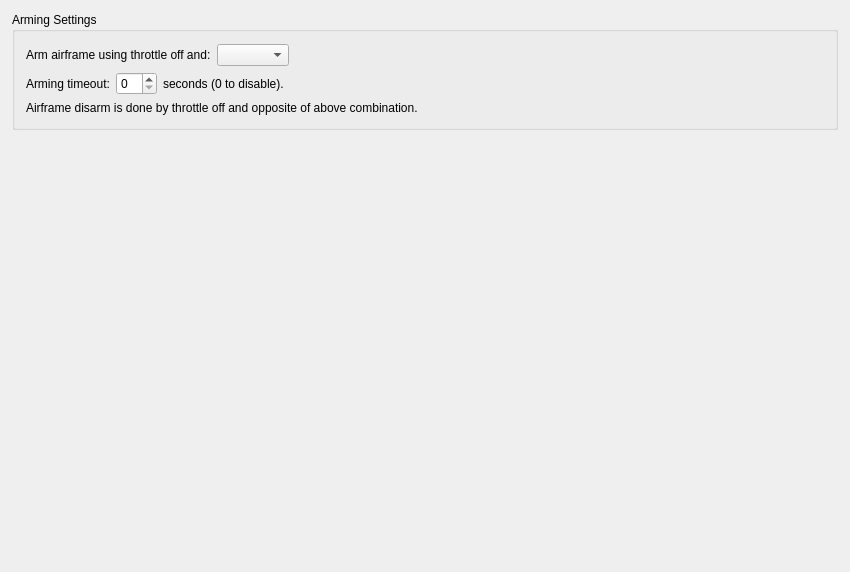
         <widget class="QWidget" name="scrollAreaWidgetContents_2">
          <property name="geometry">
           <rect>
            <x>0</x>
            <y>0</y>
            <width>850</width>
            <height>572</height>
           </rect>
          </property>
          <layout class="QVBoxLayout" name="verticalLayout_2">
           <property name="margin">
            <number>12</number>
           </property>
           <item>
            <widget class="QGroupBox" name="groupBox_6">
             <property name="title">
              <string>Arming Settings</string>
             </property>
             <layout class="QVBoxLayout" name="verticalLayout_7">
              <property name="leftMargin">
               <number>11</number>
              </property>
              <property name="topMargin">
               <number>12</number>
              </property>
              <property name="rightMargin">
               <number>12</number>
              </property>
              <property name="bottomMargin">
               <number>12</number>
              </property>
              <item>
               <layout class="QHBoxLayout" name="horizontalLayout">
                <item>
                 <widget class="QLabel" name="label_17">
                  <property name="font">
                   <font>
                    <weight>50</weight>
                    <bold>false</bold>
                   </font>
                  </property>
                  <property name="text">
                   <string>Arm airframe using throttle off and:</string>
                  </property>
                 </widget>
                </item>
                <item>
                 <widget class="QComboBox" name="armControl">
                  <property name="focusPolicy">
                   <enum>Qt::StrongFocus</enum>
                  </property>
                  <property name="toolTip">
                   <string>Indicate the control used for arming the airframe, in addition to setting the throttle to its minimum position. In other terms &quot;Throttle Off&quot;.</string>
                  </property>
                 </widget>
                </item>
                <item>
                 <spacer name="horizontalSpacer">
                  <property name="orientation">
                   <enum>Qt::Horizontal</enum>
                  </property>
                  <property name="sizeHint" stdset="0">
                   <size>
                    <width>40</width>
                    <height>20</height>
                   </size>
                  </property>
                 </spacer>
                </item>
               </layout>
              </item>
              <item>
               <layout class="QHBoxLayout" name="horizontalLayout_2">
                <item>
                 <widget class="QLabel" name="label_18">
                  <property name="text">
                   <string>Arming timeout:</string>
                  </property>
                 </widget>
                </item>
                <item>
                 <widget class="QSpinBox" name="armTimeout">
                  <property name="focusPolicy">
                   <enum>Qt::StrongFocus</enum>
                  </property>
                  <property name="toolTip">
                   <string>After the time indicated here, the frame go back to disarmed state.
Set to 0 to disable (recommended for soaring fixed wings).</string>
                  </property>
                  <property name="maximum">
                   <number>64</number>
                  </property>
                 </widget>
                </item>
                <item>
                 <widget class="QLabel" name="label_19">
                  <property name="text">
                   <string>seconds (0 to disable).</string>
                  </property>
                 </widget>
                </item>
                <item>
                 <spacer name="horizontalSpacer_2">
                  <property name="orientation">
                   <enum>Qt::Horizontal</enum>
                  </property>
                  <property name="sizeHint" stdset="0">
                   <size>
                    <width>40</width>
                    <height>20</height>
                   </size>
                  </property>
                 </spacer>
                </item>
               </layout>
              </item>
              <item>
               <widget class="QLabel" name="label_3">
                <property name="text">
                 <string>Airframe disarm is done by throttle off and opposite of above combination.</string>
                </property>
               </widget>
              </item>
             </layout>
            </widget>
           </item>
           <item>
            <spacer name="verticalSpacer">
             <property name="orientation">
              <enum>Qt::Vertical</enum>
             </property>
             <property name="sizeHint" stdset="0">
              <size>
               <width>20</width>
               <height>467</height>
              </size>
             </property>
            </spacer>
           </item>
          </layout>
         </widget>
